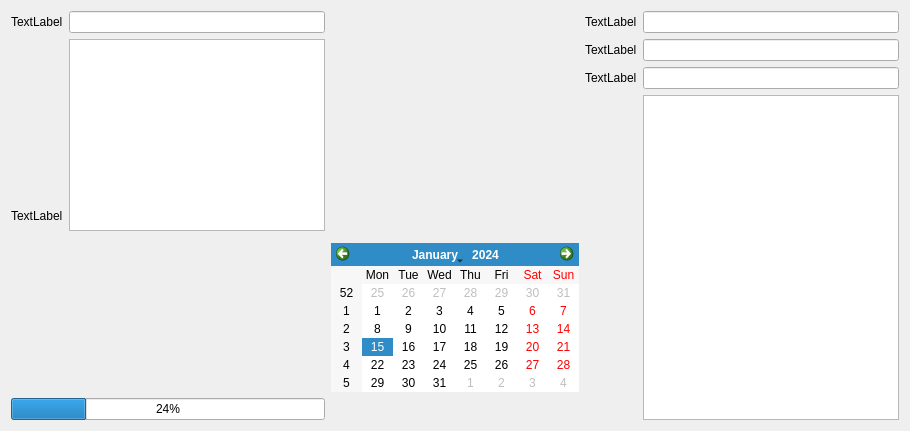
      <widget class="QWidget" name="ranwu">
       <attribute name="title">
        <string>任务栏</string>
       </attribute>
       <layout class="QGridLayout" name="gridLayout_4">
        <item row="0" column="0">
         <layout class="QGridLayout" name="gridLayout_2">
          <item row="3" column="2">
           <widget class="QCalendarWidget" name="calendarWidget_2"/>
          </item>
          <item row="0" column="1">
           <widget class="QLineEdit" name="lineEdit_4"/>
          </item>
          <item row="0" column="0">
           <widget class="QLabel" name="label_7">
            <property name="text">
             <string>TextLabel</string>
            </property>
           </widget>
          </item>
          <item row="4" column="0" colspan="2">
           <widget class="QProgressBar" name="progressBar">
            <property name="value">
             <number>24</number>
            </property>
           </widget>
          </item>
          <item row="1" column="1">
           <widget class="QTextBrowser" name="textBrowser_2"/>
          </item>
          <item row="1" column="0" rowspan="3">
           <widget class="QLabel" name="label_8">
            <property name="text">
             <string>TextLabel</string>
            </property>
           </widget>
          </item>
         </layout>
        </item>
        <item row="0" column="1">
         <layout class="QFormLayout" name="formLayout">
          <item row="4" column="0">
           <widget class="QLabel" name="label_10">
            <property name="text">
             <string>TextLabel</string>
            </property>
           </widget>
          </item>
          <item row="4" column="1">
           <widget class="QLineEdit" name="lineEdit_6"/>
          </item>
          <item row="5" column="0">
           <widget class="QLabel" name="label_11">
            <property name="text">
             <string>TextLabel</string>
            </property>
           </widget>
          </item>
          <item row="5" column="1">
           <widget class="QLineEdit" name="lineEdit_7"/>
          </item>
          <item row="7" column="1">
           <widget class="QTextBrowser" name="textBrowser_3"/>
          </item>
          <item row="2" column="0">
           <widget class="QLabel" name="label_9">
            <property name="text">
             <string>TextLabel</string>
            </property>
           </widget>
          </item>
          <item row="2" column="1">
           <widget class="QLineEdit" name="lineEdit_5"/>
          </item>
         </layout>
        </item>
       </layout>
      </widget>
